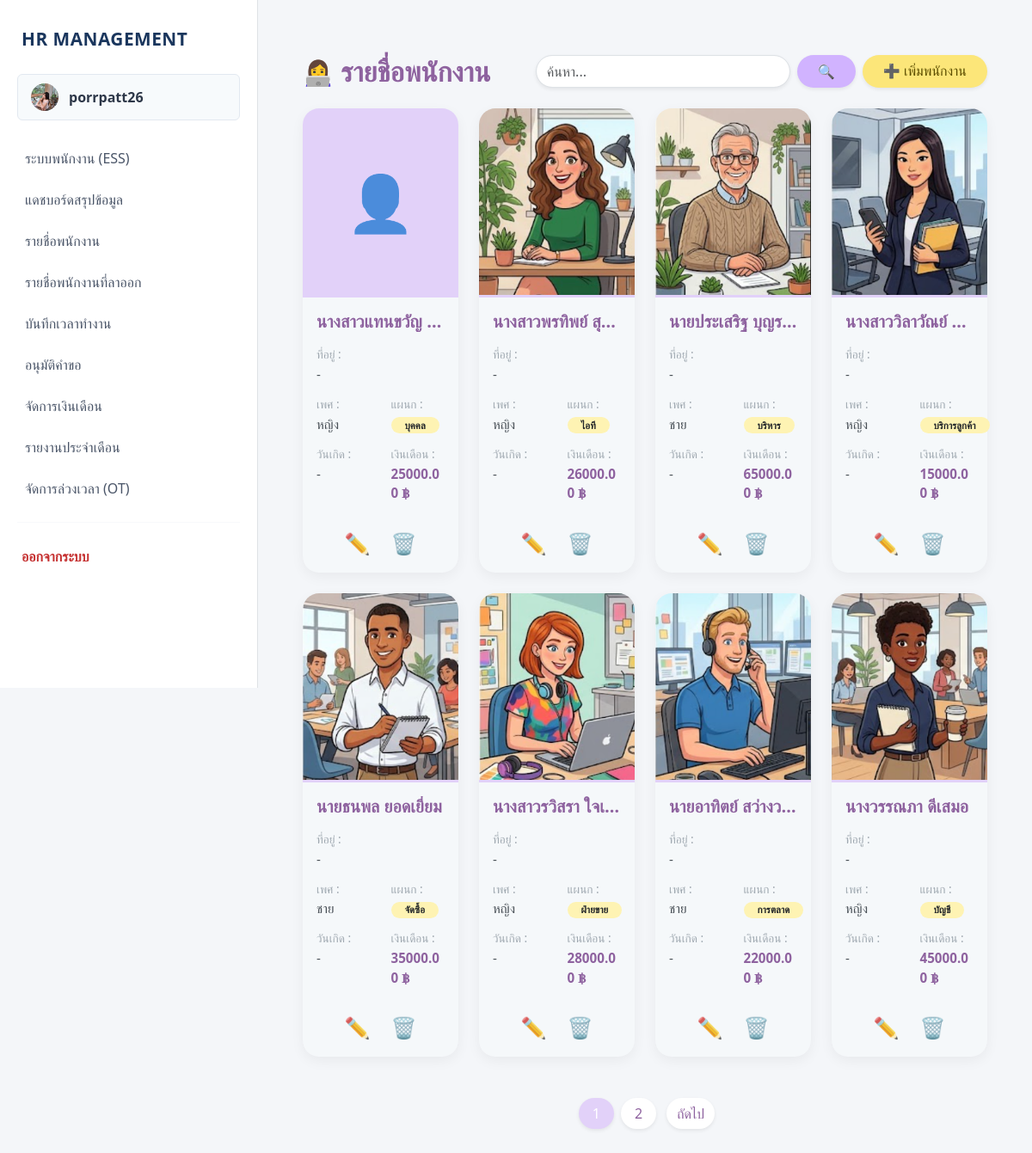
The app's page / (signed in), older data.
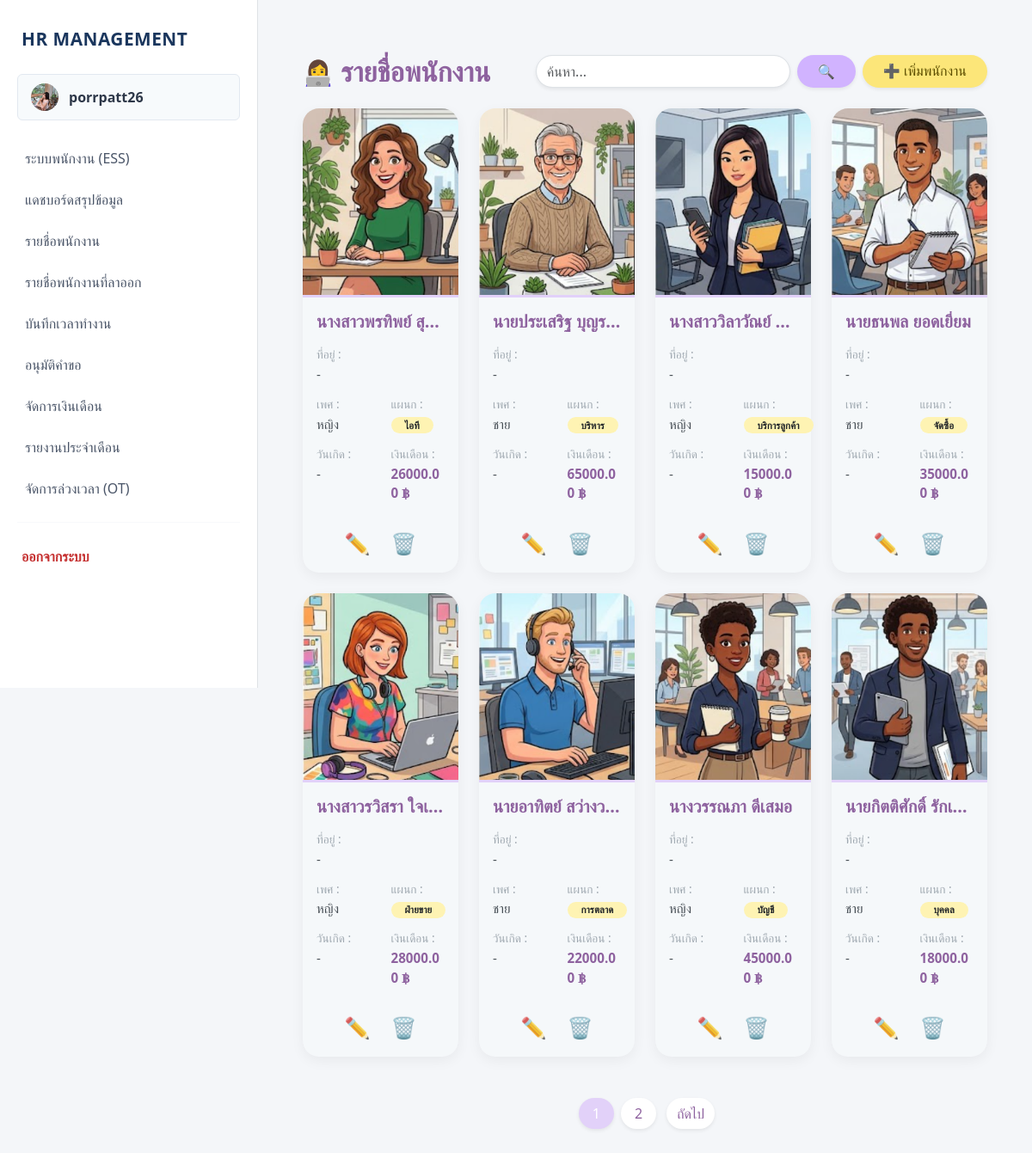
The same page, newer data.
### myapp/models.py (models this page shows, shortened)
class Employee(models.Model):
    title = models.CharField(max_length=10, choices=TITLE_CHOICES, default='นาย', verbose_name="คำนำหน้าชื่อ")
    first_name = models.CharField(max_length=100, verbose_name="ชื่อ")
    last_name = models.CharField(max_length=100, verbose_name="นามสกุล")
    gender = models.CharField(max_length=1, choices=GENDER_CHOICES, verbose_name="เพศ")
    birth_date = models.DateField(verbose_name="วัน-เดือน-ปี เกิด (YYYY-MM-DD)")
    salary = models.DecimalField(max_digits=10, decimal_places=2, verbose_name="เงินเดือน")
    department = models.CharField(max_length=20, choices=DEPT_CHOICES, verbose_name="แผนก")
    position = models.CharField(max_length=100, null=True, blank=True, verbose_name="ตำแหน่ง")
    hire_date = models.DateField(null=True, blank=True, verbose_name="วันที่เริ่มทำงาน")
    status = models.CharField(max_length=20, choices=STATUS_CHOICES, default='active', verbose_name="สถานะพนักงาน")
    phone_number = models.CharField(max_length=15, null=True, blank=True, verbose_name="เบอร์โทรศัพท์")
    bank_name = models.CharField(max_length=50, choices=BANK_CHOICES, null=True, blank=True, verbose_name="ชื่อธนาคาร")
    bank_account = models.CharField(max_length=50, null=True, blank=True, verbose_name="เลขบัญชีธนาคาร")
    photo = models.ImageField(upload_to='employee_photos/', null=True, blank=True, verbose_name="รูปภาพประจำตัว")

### myapp/views.py (the view, shortened to what this page needs)
# urls.py: path('', views.index, name='index'),
@login_required
@user_passes_test(is_admin, login_url='ess_dashboard')
def index(request):
    query = request.GET.get('q', '')
    employees = Employee.objects.exclude(status='resigned').order_by('-id')
    paginator = Paginator(employees, 8)
    page_number = request.GET.get('page')
    page_obj = paginator.get_page(page_number)
    return render(request, 'index.html', {'page_obj': page_obj, 'query': query})

### myapp/context_processors.py (called while the page is built)
def get_employee_data(request):
    if request.user.is_authenticated:
        emp = Employee.objects.filter(
            first_name=request.user.first_name,
            last_name=request.user.last_name
        ).first()
        return {'current_emp': emp}
    return {}

### myapp/views.py (called while the page is built)
def is_admin(user):
    return user.is_staff

### templates/index.html (shortened to what this page needs)
{% extends 'basetemplate.html' %}
{% block content %}
<div class="container mt-4 mb-5">
    <div class="row mb-4 align-items-center g-3">
        <div class="col-md-4">
            <h2 class="fw-bold text-pastel-purple mb-0"><span style="font-size: 1.8rem;">👩‍💻</span> รายชื่อพนักงาน</h2>
        </div>
        <div class="col-md-8">
            <div class="d-flex justify-content-md-end gap-2 flex-wrap">
                <form method="GET" action="{% url 'index' %}" class="d-flex flex-grow-1" style="max-width: 400px;">
                    <input type="text" name="q" class="form-control rounded-pill shadow-sm" placeholder="ค้นหา..." value="{{ query|default:'' }}">
                    <button type="submit" class="btn btn-pastel-purple rounded-pill px-4 shadow-sm ms-2">🔍</button>
                </form>
                {% if user.is_staff %}
                <a href="{% url 'create' %}" class="btn btn-pastel-yellow rounded-pill px-4 shadow-sm text-nowrap">➕ เพิ่มพนักงาน</a>
                {% endif %}
            </div>
        </div>
    </div>
    <div class="row g-4">
        {% for emp in page_obj %}
        <div class="col-md-6 col-lg-4 col-xl-3">
            <div class="card card-custom h-100 bg-light bg-opacity-25">
                {% if emp.photo %}
                    <img src="{{ emp.photo.url }}" class="emp-photo w-100" alt="รูป">
                {% else %}
                    <div class="emp-photo w-100 bg-pastel-purple bg-opacity-25 d-flex justify-content-center align-items-center text-muted"><span style="font-size: 4rem;">👤</span></div>
                {% endif %}
                <div class="card-body p-3">
                    <h5 class="fw-bold text-pastel-purple mb-3 text-truncate">{{ emp.title }}{{ emp.first_name }} {{ emp.last_name }}</h5>
                    <p class="emp-label">ที่อยู่ :</p><p class="emp-data text-truncate">{{ emp.address|default:"-" }}</p>
                    <div class="row">
                        <div class="col-6"><p class="emp-label">เพศ :</p><p class="emp-data">{{ emp.get_gender_display|default:"-" }}</p></div>
                        <div class="col-6"><p class="emp-label">แผนก :</p>
                            <p class="emp-data"><span class="badge bg-pastel-yellow text-dark rounded-pill px-3">{{ emp.get_department_display|default:"-" }}</span></p>
                        </div>
                    </div>
                    <div class="row">
                        <div class="col-6"><p class="emp-label">วันเกิด :</p><p class="emp-data">{{ emp.dob|date:"d M y"|default:"-" }}</p></div>
                        <div class="col-6"><p class="emp-label">เงินเดือน :</p><p class="emp-data text-pastel-purple fw-bold">{{ emp.salary|floatformat:2 }} ฿</p></div>
                    </div>
                </div>
                {% if user.is_staff %}
                <div class="card-footer bg-transparent border-0 px-3 pb-3 pt-0 d-flex justify-content-center gap-4">
                    <a href="{% url 'update' emp.pk %}" class="icon-btn" title="แก้ไข">✏️</a>
                    <a href="{% url 'delete' emp.pk %}" class="icon-btn" title="ลบ">🗑️</a>
                </div>
                {% endif %}
            </div>
        </div>
        {% empty %}
        <div class="col-12 text-center py-5"><h4 class="text-muted">ไม่พบข้อมูล</h4></div>
        {% endfor %}
    </div>
    {% if page_obj.has_other_pages %}
    <nav class="mt-5 mb-4">
        <ul class="pagination justify-content-center">
            {% for num in page_obj.paginator.page_range %}
                {% if page_obj.number == num %}
                    <li class="page-item active"><span class="page-link bg-pastel-purple border-0 text-white rounded-pill mx-1 shadow-sm px-3">{{ num }}</span></li>
                {% else %}
                    <li class="page-item"><a class="page-link text-pastel-purple border-0 rounded-pill mx-1 shadow-sm px-3" href="?page={{ num }}{% if query %}&q={{ query }}{% endif %}">{{ num }}</a></li>
                {% endif %}
            {% endfor %}
            {% if page_obj.has_next %}
                <li class="page-item"><a class="page-link text-pastel-purple border-0 rounded-pill ms-2 shadow-sm" href="?page={{ page_obj.next_page_number }}{% if query %}&q={{ query }}{% endif %}">ถัดไป</a></li>
            {% endif %}
        </ul>
    </nav>
    {% endif %}
</div>
{% endblock %}

### templates/basetemplate.html (shortened to what this page needs)
<!DOCTYPE html>
<html lang="th">
<head>
    <link href="https://cdn.jsdelivr.net/npm/bootstrap@5.3.0/dist/css/bootstrap.min.css" rel="stylesheet">
</head>
<body>
    <nav class="sidebar">
        <a href="{% url 'index' %}" class="sidebar-brand">
            HR MANAGEMENT
        </a>
        <a href="{% url 'profile' %}" class="user-profile">
            {% if current_emp and current_emp.photo %}
                <img src="{{ current_emp.photo.url }}" class="user-avatar" style="object-fit: cover; padding: 0;">
            {% else %}
                <div class="user-avatar">EMP</div>
            {% endif %}
            <div>{{ user.username }}</div>
        </a>
        <ul class="nav flex-column mb-auto">
            <li class="nav-item">
                <a class="nav-link" href="{% url 'ess_dashboard' %}">
                    ระบบพนักงาน (ESS)
                </a>
            </li>
            {% if user.is_staff %}
            <li class="nav-item">
                <a class="nav-link" href="{% url 'dashboard' %}">
                    แดชบอร์ดสรุปข้อมูล
                </a>
            </li>
            <li class="nav-item">
                <a class="nav-link" href="{% url 'index' %}">
                    รายชื่อพนักงาน
                </a>
            </li>
            <li class="nav-item">
                <a class="nav-link" href="{% url 'resigned_list' %}">
                    รายชื่อพนักงานที่ลาออก
                </a>
            </li>
            <li class="nav-item">
                <a class="nav-link" href="{% url 'attendance' %}">
                    บันทึกเวลาทำงาน
                </a>
            </li>
            <li class="nav-item">
                <a class="nav-link" href="{% url 'approval' %}">
                    อนุมัติคำขอ
                </a>
            </li>
            <li class="nav-item">
                <a class="nav-link" href="{% url 'payroll' %}">
                    จัดการเงินเดือน
                </a>
            </li>
            <li class="nav-item">
                <a class="nav-link" href="{% url 'reports' %}">
                    รายงานประจำเดือน
                </a>
            </li>
            <li class="nav-item">
                <a class="nav-link" href="{% url 'ot_management' %}">
                    จัดการล่วงเวลา (OT)
                </a>
            </li>
            {% endif %}
        </ul>
        <hr style="margin: 15px 20px; border-color: #E2E8F0;">
        <form action="{% url 'logout' %}" method="post" class="m-0">
            <button type="submit" class="btn-logout">
                ออกจากระบบ
            </button>
        </form>
    </nav>
    <main class="main-content">
        {% block content %}
        {% endblock %}
    </main>
</body>
</html>

### templates/basetemplate.html (style rules this page uses)
body { background-color: #F4F6F9; font-family: 'Segoe UI', Tahoma, Geneva, Verdana, sans-serif; }
.sidebar { width: 300px; height: 100vh; background-color: #FFFFFF; position: fixed; top: 0; left: 0; padding-top: 15px; overflow-y: auto; border-right: 1px solid #DEE2E6; }
.sidebar-brand { color: #1A365D !important; font-weight: 800; font-size: 1.3rem; text-decoration: none; display: block; padding: 15px 25px; margin-bottom: 10px; letter-spacing: 0.5px; }
.user-profile { padding: 10px 15px; margin: 0 20px 20px 20px; border-radius: 6px; border: 1px solid #E2E8F0; display: flex; align-items: center; text-decoration: none; color: #2D3748; font-weight: 600; transition: 0.2s; background-color: #F7FAFC; }
.user-avatar { width: 32px; height: 32px; border-radius: 50%; background-color: #CBD5E0; color: #2D3748; display: flex; align-items: center; justify-content: center; margin-right: 12px; font-weight: bold; font-size: 0.9rem; }
.sidebar .nav-link { color: #4A5568 !important; font-weight: 500; border-radius: 0; padding: 12px 25px; display: flex; align-items: center; transition: all 0.2s ease; border-left: 4px solid transparent; }
.btn-logout { background-color: transparent; color: #C53030; font-weight: 600; border: none; padding: 12px 25px; width: 100%; display: flex; align-items: center; transition: 0.2s; text-align: left; }
.main-content { margin-left: 300px; padding: 2.5rem; min-height: 100vh; }

### templates/index.html (style rules this page uses)
.text-pastel-purple { color: #8e629f !important; }
.bg-pastel-purple { background-color: #E2D1F9 !important; }
.bg-pastel-yellow { background-color: #FEF3B3 !important; }
.btn-pastel-purple { background-color: #d1b3ff; color: #5a3d6b; border: none; transition: 0.3s; }
.btn-pastel-yellow { background-color: #FCE679; color: #5c4e00; border: none; transition: 0.3s; font-weight: 500; }
.card-custom { border-radius: 1.2rem; box-shadow: 0 5px 15px rgba(0,0,0,0.05); transition: 0.3s; border: none; }
.emp-photo { height: 220px; object-fit: cover; border-top-left-radius: 1.2rem; border-top-right-radius: 1.2rem; border-bottom: 3px solid #E2D1F9; }
.emp-label { font-size: 0.85rem; color: #a1aab2; margin-bottom: 0.1rem; }
.emp-data { font-size: 0.95rem; font-weight: 500; color: #495057; margin-bottom: 0.8rem; }
.icon-btn { font-size: 1.5rem; text-decoration: none; transition: transform 0.2s ease; display: inline-block; filter: grayscale(20%); }

Row changes from the older to the newer data that the page shows:
no longer on this page (row edited): Employee: title "นางสาว", first_name "แทนขวัญ", address "-", gender "หญิง", department "บุคคล", dob "-", salary "25000.00"
now on this page (row unchanged): Employee: photo (picture), title "นาย", first_name "กิตติศักดิ์", last_name "รักเ…", address "-", gender "ชาย", department "บุคคล", dob "-", salary "18000.00"
